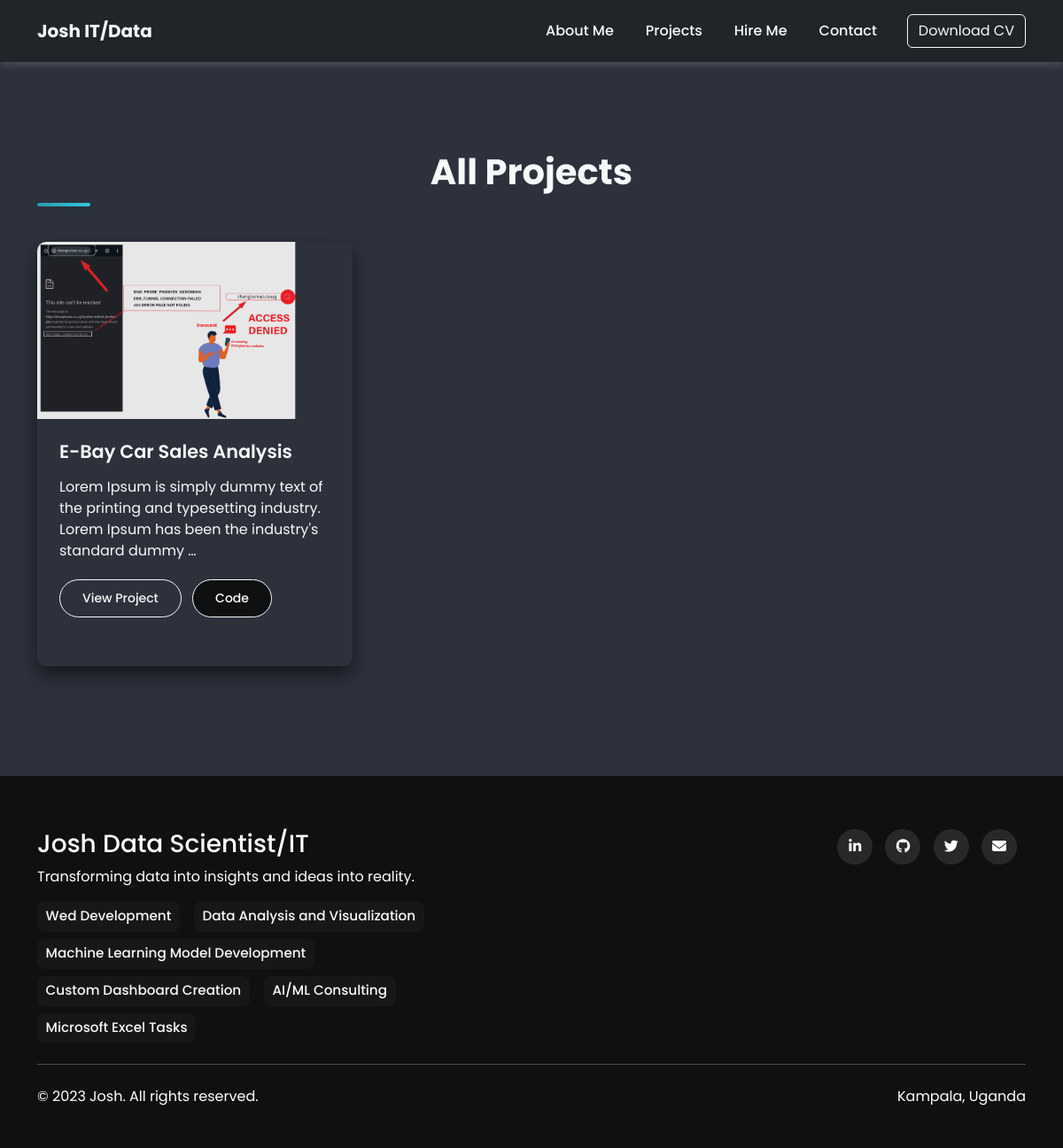
/projects/, run on the app's committed database.
### aboo/models.py (models this page shows, shortened)
class Project(models.Model):
    title = models.CharField(max_length=200)
    description = models.TextField()
    image = models.ImageField(upload_to='projects/')
    slug = models.SlugField(max_length=100)
    project_url = models.URLField(blank=True, null=True)
    github_url = models.URLField(blank=True)
    completed_date = models.DateField(default=timezone.now)
    is_featured = models.BooleanField(default=False)

### aboo/views.py (the view)
# urls.py: path('projects/', views.projects, name='projects'),
def projects(request):
    all_projects = Project.objects.all().order_by('-completed_date')
    return render(request, 'aboo/projects.html', {'project': all_projects})

### templates/aboo/projects.html
{% extends 'aboo/base.html' %}
{% block content %}
<section class="projects-section">
        <div class="container">
            <h2 class="section-title text-center">All Projects</h2>
            {% include 'aboo/_project_cards.html' with projects=project %}
        </div>
    </section>
{% endblock %}

### templates/aboo/_project_cards.html (shortened to what this page needs)
<div class="row">
    {% for project in projects %}
    <div class="col-md-6 col-lg-4 mb-4">
        <div class="project-card">
            <img src="{{ project.image.url }}" class="project-img" alt="{{ project.title }}">
            <div class="card-body">
                <h5 class="card-title">{{ project.title }}</h5>
                <p class="card-text">{{ project.description|truncatewords:20 }}</p>
                <div class="mt-3">
                    <a href="{{ project.project_url }}" class="btn btn-sm btn-outline-primary me-2">View Project</a>
                    <a href="{{ project.github_url }}" class="btn btn-sm btn-primary">Code</a>
                </div>
            </div>
        </div>
    </div>
    {% endfor %}
</div>

### staticfiles/css/styles.css (style rules this page uses)
:root { --primary-color: #4e57d4; --secondary-color: #32c8de; --dark-color: #0e1011; --light-color: #f8f9fa; --success-color: #28a745; --warning-color: #880e0e; --grey-color: #2c313c; }
body { font-family: 'Poppins', sans-serif; color: #333; scroll-behavior: smooth; }
.btn-primary { background-color: var(--dark-color); border-color: var(--light-color); padding: 10px 25px; border-radius: 30px; font-weight: 500; transition: all 0.3s; }
.btn-outline-primary { color: var(--light-color); border-color: var(--light-color); padding: 10px 25px; border-radius: 30px; font-weight: 500; transition: all 0.3s; }
.section-title { position: relative; font-size: 2.5rem; font-weight: 700; margin-bottom: 40px; color: var(--dark-color); position: relative; padding-bottom: 15px; }
.section-title:after { content: ''; position: absolute; bottom: 0; left: 0; width: 60px; height: 4px; background: linear-gradient(to right, var(--dark-color), var(--secondary-color)); border-radius: 2px; background-size: 400% 100%; background-position: 100% 0; transition: background-position 2s ease-out; }
.about-section, .skills-section, .projects-section, .hire-section, .contact-section { padding: 100px 0; }
.about-section h2, .skills-section h2, .projects-section h2, .hire-section h2, .contact-section h2 { color: var(--light-color); }
.projects-section { background-color: var(--grey-color); }
.project-card { border: none; border-radius: 10px; overflow: hidden; box-shadow: 0 10px 20px rgba(0,0,0,0.5); transition: all 0.3s; margin-bottom: 30px; height: 100%; }
.project-img { height: 200px; object-fit: cover; justify-content: center; }
.project-card .card-body { padding: 25px; }
.project-card .card-title { font-size: 1.3rem; font-weight: 600; color: var(--light-color); margin-bottom: 15px; }
.project-card .card-text { color: var(--light-color); margin-bottom: 20px; }

### data on the page
Project: image (picture), title "E-Bay Car Sales Analysis", description "Lorem Ipsum is simply dummy text of the printing and typesetting industry. Lorem Ipsum has been the industry's standard dummy …"
